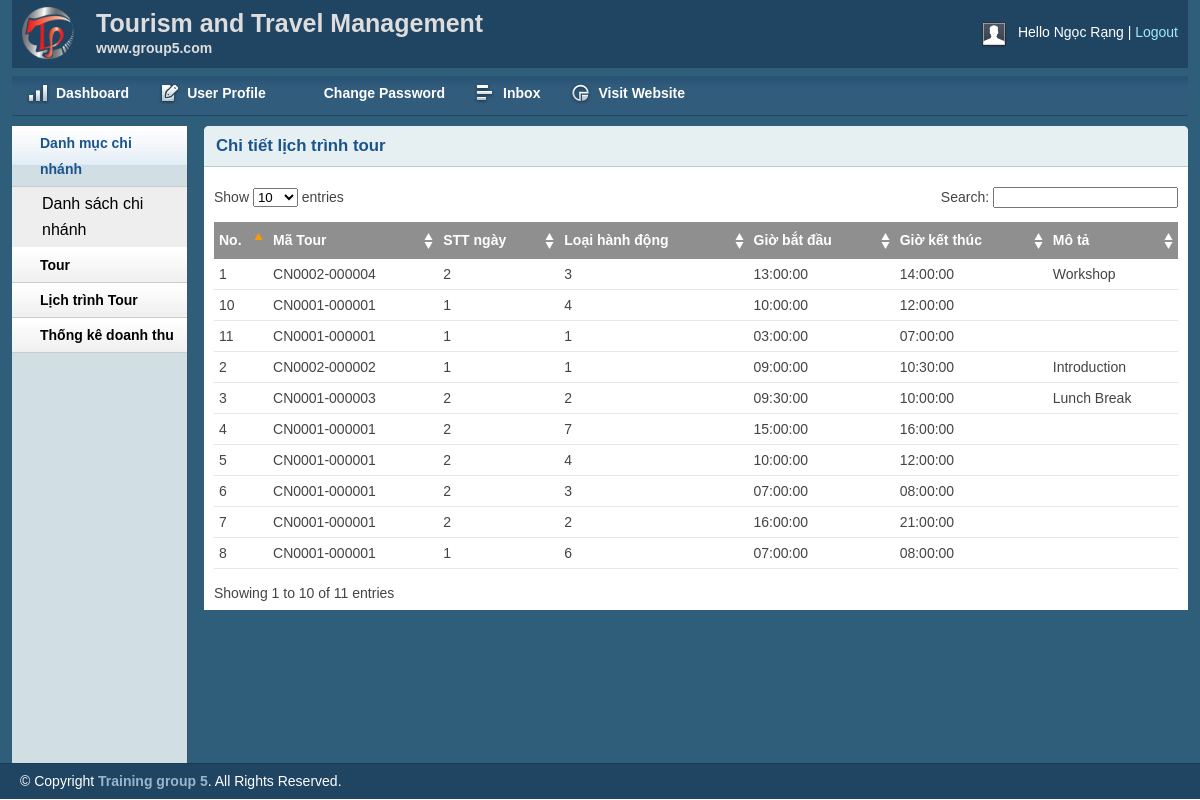
/admin/detail.php (signed in), run on the app's committed database.
### tables this page shows
CREATE TABLE HanhDongLichTrinhTour (
  MaTour CHAR(13),
  STTNgay INT,
  LoaiHanhDong CHAR(1),
  GioBatDau TIME,
  GioKetThuc TIME,
  MoTa VARCHAR(50)
);

### lib/session.php (called while the page is built, shortened)
<?php
class Session{
 public static function get($key){
    if (isset($_SESSION[$key])) {
     return $_SESSION[$key];
    } else {
     return false;
    }
 }
}
?>

### lib/database.php (called while the page is built, shortened)
<?php
Class Database{
   public $host   = DB_HOST;
   public $user   = DB_USER;
   public $pass   = DB_PASS;
   public $dbname = DB_NAME;
   public $link;
private function connectDB(){
   $this->link = new mysqli($this->host, $this->user, $this->pass,
    $this->dbname);
 }
public function select($query){
  $result = $this->link->query($query) or
   die($this->link->error.__LINE__);
  if($result->num_rows > 0){
    return $result;
  } else {
    return false;
  }
 }
}

### classes/detailtour.php (called while the page is built, shortened)
<?php
    include_once '../lib/database.php';
?>
<?php
    class dethanhdong
    {
        private $db;
        public function __construct()
        {
            $this->db = new Database();
        }
        public function show_hddet()
        {
            $query = "SELECT hanhdonglichtrinhtour.*
            FROM hanhdonglichtrinhtour
            order by hanhdonglichtrinhtour.MaTour desc";
            $result = $this->db->select($query);
            return $result;
        }
    }
?>

### admin/detail.php (the view, shortened to what this page needs)
<?php include 'inc/header.php';?>
<?php include 'inc/sidebar.php';?>
<?php include '../classes/detailtour.php';?>
<?php
	$pd = new dethanhdong();
?>
<div class="grid_10">
    <div class="box round first grid">
        <h2>Chi tiết lịch trình tour</h2>
        <div class="block">
            <table class="data display datatable" id="example">
			<thead>
				<tr>
					<th>No.</th>
					<th>Mã Tour</th>
					<th>STT ngày</th>
					<th>Loại hành động</th>
					<th>Giờ bắt đầu</th>
                    <th>Giờ kết thúc</th>
					<th>Mô tả</th>
				</tr>
			</thead>
			<tbody>
				<?php
				$pdlist = $pd->show_hddet();
				if($pdlist){
					$i = 0;
					while($result = $pdlist->fetch_assoc()){
						$i++;
				?>
				<tr class="odd gradeX">
					<td><?php echo $i ?></td>
					<td><?php echo $result['MaTour']?></td>
					<td><?php echo $result['STTNgay']?></td>
					<td><?php echo $result['LoaiHanhDong']?></td>
					<td><?php echo $result['GioBatDau']?></td>
                    <td><?php echo $result['GioKetThuc']?></td>
					<td><?php echo $result['MoTa']?></td>
				</tr>
				<?php
					}
				}
				?>
			</tbody>
		</table>
       </div>
    </div>
</div>
<?php include 'inc/footer.php';?>

### admin/inc/header.php (shortened to what this page needs)
<?php
    include '../lib/session.php';
?>
<!DOCTYPE html>
<html>
<head>
    <link rel="stylesheet" type="text/css" href="css/reset.css" media="screen" />
    <link rel="stylesheet" type="text/css" href="css/text.css" media="screen" />
    <link rel="stylesheet" type="text/css" href="css/grid.css" media="screen" />
    <link rel="stylesheet" type="text/css" href="css/layout.css" media="screen" />
    <link rel="stylesheet" type="text/css" href="css/nav.css" media="screen" />
    <link href="css/table/demo_page.css" rel="stylesheet" type="text/css" />
</head>
<body>
    <div class="container_12">
        <div class="grid_12 header-repeat">
            <div id="branding">
                <div class="floatleft logo">
                    <img src="img/livelogo.png" alt="Logo" />
				</div>
				<div class="floatleft middle">
					<h1>Tourism and Travel Management</h1>
					<p>www.group5.com</p>
				</div>
                <div class="floatright">
                    <div class="floatleft">
                        <img src="img/img-profile.jpg" alt="Profile Pic" /></div>
                    <div class="floatleft marginleft10">
                        <ul class="inline-ul floatleft">
                            <li>Hello <?php echo Session::get('adminName')?></li>
                            <li><a href="?action=logout">Logout</a></li>
                        </ul>
                    </div>
                </div>
            </div>
        </div>
        <div class="grid_12">
            <ul class="nav main">
                <li class="ic-dashboard"><a href="index.php"><span>Dashboard</span></a> </li>
                <li class="ic-form-style"><a href=""><span>User Profile</span></a></li>
				<li class="ic-typography"><a href="changepassword.php"><span>Change Password</span></a></li>
				<li class="ic-grid-tables"><a href="inbox.php"><span>Inbox</span></a></li>
                <li class="ic-charts"><a href=""><span>Visit Website</span></a></li>
            </ul>
        </div>

### admin/inc/sidebar.php (shortened to what this page needs)
<div class="grid_2">
    <div class="box sidemenu">
        <div class="block" id="section-menu">
            <ul class="section menu">
                <li><a class="menuitem">Danh mục chi nhánh</a>
                    <ul class="submenu">
                        <li><a href="catlist.php">Danh sách chi nhánh</a> </li>
                    </ul>
                </li>
                <li><a class="menuitem">Tour</a>
                </li>
                <li><a class="menuitem">Lịch trình Tour</a>
                </li>
				<li><a class="menuitem">Thống kê doanh thu</a>
                </li>
            </ul>
        </div>
    </div>
</div>

### admin/inc/footer.php (shortened to what this page needs)
    </div>
    <div id="site_info">
        <p>
         &copy; Copyright <a href="http://tourgroup5.com">Training group 5</a>. All Rights Reserved.
        </p>
    </div>
</body>
</html>

### admin/css/layout.css (style rules this page uses)
body { background: #fff none repeat scroll 0 0; color: #444; font-size: 14px; padding: 0; }
.floatleft { float:left; }
.logo img { margin-top: -15px; width: 52px; }
.middle { margin-left: 22px; margin-top: -14px; }
.middle h1 { color:#ddd;margin:0 }
.middle p { color: #ddd; margin: 0; font-weight: bold; }
.floatright { float:right; }
.inline-ul li { display:inline; color:#fff; }
.marginleft10 { margin-left:10px; }
a { color: #000; font-weight:bold; text-decoration: none; }
.container_12, .container_16 { background:#2E5E79; }
h1, h2, h3, h4, h5, h6 { line-height:1.2em; margin-bottom:.3em; }
h2 { margin-top:1em; }
#branding { font-weight: normal; margin-bottom: 0; padding: 22px 10px 3px; text-align: left; }
.header-repeat { background:url(../img/header-repeat.jpg) repeat-x; }
#branding a { color:#A1EAFF; font-weight:normal; }
#branding a:before { content:" | "; color:#fff; }
#branding ul, #branding ul li { margin:0px; padding:0px; }
#branding li { padding:0px 0px 0px 0px !important; }
.box { background:#fff; margin-bottom:20px; padding:10px 10px 10px 10px; margin-left:-8px; }
.box.grid { padding-bottom:40px; }
.box.round { -moz-border-radius: 5px 5px 0px 0px; -webkit-border-radius: 5px 5px 0px 0px; border-radius: 5px 5px 0px 0px; }
.box h2 { font-size:1.2em; font-weight:bold; color:#1B548D; background:#E6F0F3; margin:-10px -10px 0 -10px; padding:10px 12px; border-bottom:1px solid #B3CBD6; -moz-border-radius: 5px 5px 0px 0px; -webkit-border-radius: 5px 5px 0px 0px; border-radius: 5px 5px 0px 0px; }
.box.first { min-height: 406px; }
.block { padding-top:20px; }
.box.sidemenu { background-color:#D1DEE4; border-right:1px solid #3A5665; padding:0px; margin:0px; cursor:pointer; }
.box.sidemenu .block { padding-top:0px; margin-top:0px; }
p { margin-bottom:1em; }
ul, ol { padding-top:0; }
ul.menu { list-style:none; border-top:1px solid #bbb; }
ul.menu li { margin:0; }
ul.menu li a { display:block; padding:4px 10px; border-bottom:1px solid #ccc; }
ul.menu ul { list-style:none; margin:0; }
ul.menu ul li a { padding-left:30px; }
ul.section { border-top:0; margin-bottom:0; }
ul.section li a { background:url(../img/sidemenu-repeat.jpg) repeat-x; line-height:26px; padding-left:28px; }
ul.section li li a { background:#ddd; border-bottom:1px solid #eee; }
ul.section ul li { text-transform:none; }
ul.section ul.current li a { background: #eee none repeat scroll 0 0; border-bottom: 1px solid #fff; font-size: 16px; font-weight: normal; }
ul.section li a.current { color:#1B548D; background:url(../img/sidemenu-repeat-hover.jpg) repeat-x; }
#site_info { color:#fff; background:#204562; border-top:1px solid #1d3b53; padding-left:20px; }
#site_info p { line-height:35px; margin-bottom:0px; }
#site_info a { color:#9ab6cc; }
.block { padding-bottom:1px; }
table.display { margin: 0 auto; clear: both; width: 100%; }
.sorting_asc { background: #8f8f8f url(../img/table/sort_asc.png) no-repeat center right; padding:8px 5px; text-align:left; color:#fff; }
.sorting { background:#8f8f8f url(../img/table/sort_both.png) no-repeat center right; padding:8px 5px; text-align:left; color:#fff; }
tr.odd { height: 30px; line-height: 30px; border-bottom:1px solid #e6e6e6; }
tr.even { height: 30px; line-height: 30px; border-bottom:1px solid #e6e6e6; }
tr.odd td, tr.even td { padding-left:5px; }

### data on the page
hanhdonglichtrinhtour: MaTour "CN0002-000004", STTNgay "2", LoaiHanhDong "3", GioBatDau "13:00:00", GioKetThuc "14:00:00", MoTa "Workshop"
hanhdonglichtrinhtour: MaTour "CN0002-000002", STTNgay "1", LoaiHanhDong "1", GioBatDau "09:00:00", GioKetThuc "10:30:00", MoTa "Introduction"
hanhdonglichtrinhtour: MaTour "CN0001-000003", STTNgay "2", LoaiHanhDong "2", GioBatDau "09:30:00", GioKetThuc "10:00:00", MoTa "Lunch Break"
hanhdonglichtrinhtour: MaTour "CN0001-000001", STTNgay "2", LoaiHanhDong "7", GioBatDau "15:00:00", GioKetThuc "16:00:00"
hanhdonglichtrinhtour: MaTour "CN0001-000001", STTNgay "2", LoaiHanhDong "4", GioBatDau "10:00:00", GioKetThuc "12:00:00"
hanhdonglichtrinhtour: MaTour "CN0001-000001", STTNgay "2", LoaiHanhDong "3", GioBatDau "07:00:00", GioKetThuc "08:00:00"
hanhdonglichtrinhtour: MaTour "CN0001-000001", STTNgay "2", LoaiHanhDong "2", GioBatDau "16:00:00", GioKetThuc "21:00:00"
hanhdonglichtrinhtour: MaTour "CN0001-000001", STTNgay "1", LoaiHanhDong "6", GioBatDau "07:00:00", GioKetThuc "08:00:00"
hanhdonglichtrinhtour: MaTour "CN0001-000001", STTNgay "1", LoaiHanhDong "4", GioBatDau "10:00:00", GioKetThuc "12:00:00"
hanhdonglichtrinhtour: MaTour "CN0001-000001", STTNgay "1", LoaiHanhDong "1", GioBatDau "03:00:00", GioKetThuc "07:00:00"

### other printed values
Session::get('adminName') "Ngọc Rạng"
